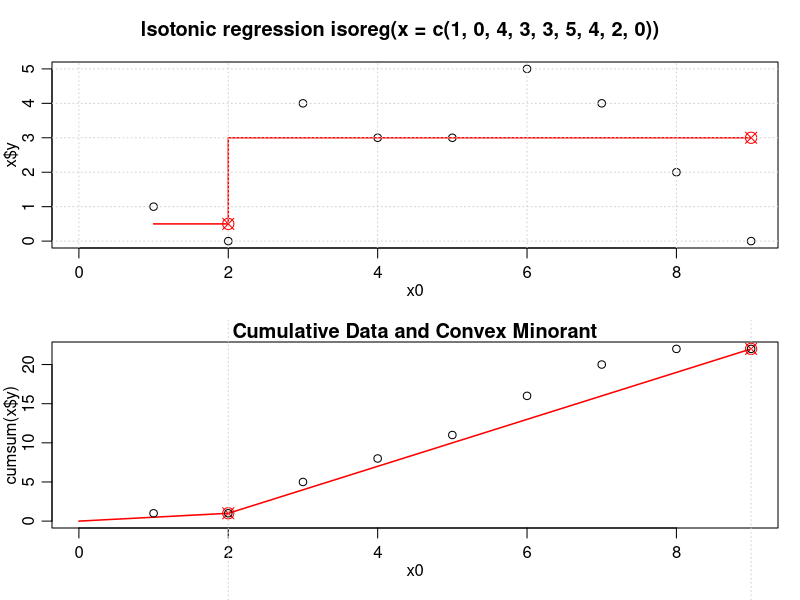
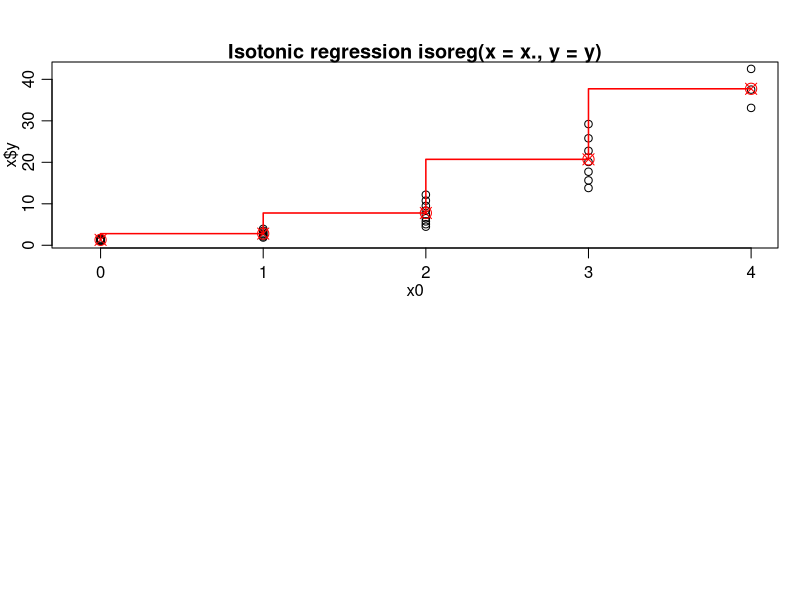

Here is the R script that generated these plots, in order:
require(graphics)

(ir <- isoreg(c(1,0,4,3,3,5,4,2,0)))
plot(ir, plot.type = "row")

(ir3 <- isoreg(y3 <- c(1,0,4,3,3,5,4,2, 3))) # last "3", not "0"
(fi3 <- as.stepfun(ir3))
(ir4 <- isoreg(1:10, y4 <- c(5, 9, 1:2, 5:8, 3, 8)))
cat(sprintf("R^2 = %.2f\n",
            1 - sum(residuals(ir4)^2) / ((10-1)*var(y4))))

## If you are interested in the knots alone :
with(ir4, cbind(iKnots, yf[iKnots]))

## Example of unordered x[] with ties:
x <- sample((0:30)/8)
y <- exp(x)
x. <- round(x) # ties!
plot(m <- isoreg(x., y))
stopifnot(all.equal(with(m, yf[iKnots]),
                    as.vector(tapply(y, x., mean))))